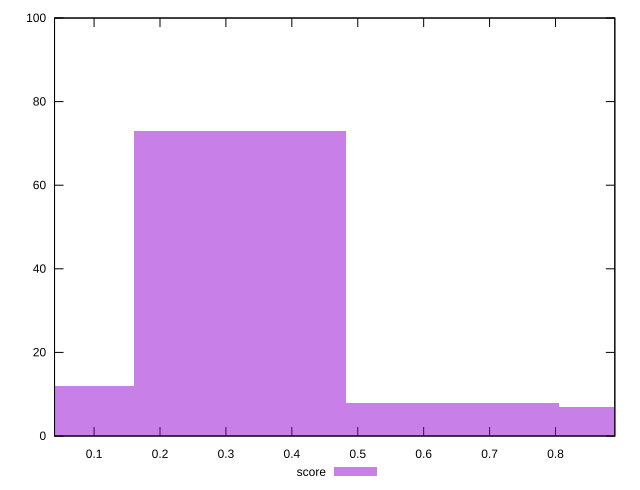

The script that saved this image:
reset

$score <<EOF
0.3219535762402912 73
0.9658607287208736 7
0 12
0.6439071524805824 8
EOF

set key outside below
set boxwidth 0.3219535762402912
set xrange [0.04:0.89]
set yrange [0:100]
set trange [0:100]
set style fill transparent solid 0.5 noborder
set terminal svg size 640, 490 enhanced background rgb 'white'
set output "reprap/first-meaningful-paint/samples/pages+cached/score/histogram.svg"

plot $score title "score" with boxes

reset
